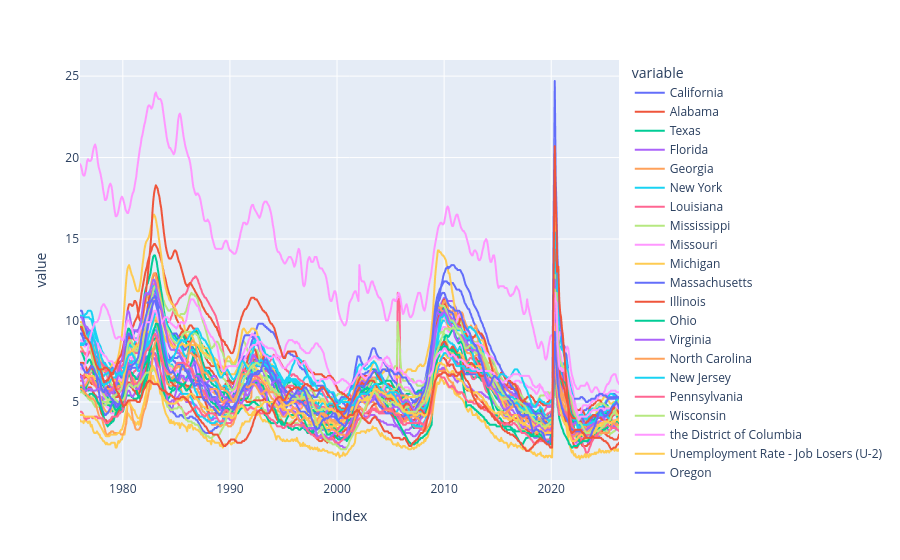

Source (notebook cell):
### Markdown cell above
#### Step 5: Changing the columns names. replacing the IDs for the state's names.

### Code cell
df_unemp1 = df_unemp1.drop(index=["LASMT534266000000003","M0892AUSM156SNBR","M0892BUSM156SNBR","LNS14000036","LNS14000031","LNS14000006","LNS14024887","LNS14027662","LNS14000024","LNS14027660","LNS14027659","LNS14000003","LNS14000009","LNS14000002","LNS14000012","LNS14000001","LNS14000060","LNS14000032","UNRATE"])
id_to_state = df_unemp1["title"].str.replace("Unemployment Rate in ","").to_dict()
uemp_states.columns = [id_to_state[c] for c in uemp_states.columns]
px.line(uemp_states)

### Figure 1 — Plotly figure (JSON) as saved in the notebook; plotly's stock layout.template omitted (floating-point values rounded to 4 significant figures; data arrays with more than 128 entries replaced by an {"elided": "..."} marker saying what was removed)
{"data": [{"hovertemplate": "variable=California<br>index=%{x}<br>value=%{y}<extra></extra>", "legendgroup": "California", "line": {"color": "#636efa", "dash": "solid"}, "marker": {"symbol": "circle"}, "mode": "lines", "name": "California", "showlegend": true, "type": "scattergl", "x": {"elided": "602 str values"}, "xaxis": "x", "y": {"elided": "602 float values"}, "yaxis": "y"}, {"hovertemplate": "variable=Alabama<br>index=%{x}<br>value=%{y}<extra></extra>", "legendgroup": "Alabama", "line": {"color": "#EF553B", "dash": "solid"}, "marker": {"symbol": "circle"}, "mode": "lines", "name": "Alabama", "showlegend": true, "type": "scattergl", "x": {"elided": "602 str values"}, "xaxis": "x", "y": {"elided": "602 float values"}, "yaxis": "y"}, {"hovertemplate": "variable=Texas<br>index=%{x}<br>value=%{y}<extra></extra>", "legendgroup": "Texas", "line": {"color": "#00cc96", "dash": "solid"}, "marker": {"symbol": "circle"}, "mode": "lines", "name": "Texas", "showlegend": true, "type": "scattergl", "x": {"elided": "602 str values"}, "xaxis": "x", "y": {"elided": "602 float values"}, "yaxis": "y"}, {"hovertemplate": "variable=Florida<br>index=%{x}<br>value=%{y}<extra></extra>", "legendgroup": "Florida", "line": {"color": "#ab63fa", "dash": "solid"}, "marker": {"symbol": "circle"}, "mode": "lines", "name": "Florida", "showlegend": true, "type": "scattergl", "x": {"elided": "602 str values"}, "xaxis": "x", "y": {"elided": "602 float values"}, "yaxis": "y"}, {"hovertemplate": "variable=Georgia<br>index=%{x}<br>value=%{y}<extra></extra>", "legendgroup": "Georgia", "line": {"color": "#FFA15A", "dash": "solid"}, "marker": {"symbol": "circle"}, "mode": "lines", "name": "Georgia", "showlegend": true, "type": "scattergl", "x": {"elided": "602 str values"}, "xaxis": "x", "y": {"elided": "602 float values"}, "yaxis": "y"}, {"hovertemplate": "variable=New York<br>index=%{x}<br>value=%{y}<extra></extra>", "legendgroup": "New York", "line": {"color": "#19d3f3", "dash": "solid"}, "marker": {"symbol": "circle"}, "mode": "lines", "name": "New York", "showlegend": true, "type": "scattergl", "x": {"elided": "602 str values"}, "xaxis": "x", "y": {"elided": "602 float values"}, "yaxis": "y"}, {"hovertemplate": "variable=Louisiana<br>index=%{x}<br>value=%{y}<extra></extra>", "legendgroup": "Louisiana", "line": {"color": "#FF6692", "dash": "solid"}, "marker": {"symbol": "circle"}, "mode": "lines", "name": "Louisiana", "showlegend": true, "type": "scattergl", "x": {"elided": "602 str values"}, "xaxis": "x", "y": {"elided": "602 float values"}, "yaxis": "y"}, {"hovertemplate": "variable=Mississippi<br>index=%{x}<br>value=%{y}<extra></extra>", "legendgroup": "Mississippi", "line": {"color": "#B6E880", "dash": "solid"}, "marker": {"symbol": "circle"}, "mode": "lines", "name": "Mississippi", "showlegend": true, "type": "scattergl", "x": {"elided": "602 str values"}, "xaxis": "x", "y": {"elided": "602 float values"}, "yaxis": "y"}, {"hovertemplate": "variable=Missouri<br>index=%{x}<br>value=%{y}<extra></extra>", "legendgroup": "Missouri", "line": {"color": "#FF97FF", "dash": "solid"}, "marker": {"symbol": "circle"}, "mode": "lines", "name": "Missouri", "showlegend": true, "type": "scattergl", "x": {"elided": "602 str values"}, "xaxis": "x", "y": {"elided": "602 float values"}, "yaxis": "y"}, {"hovertemplate": "variable=Michigan<br>index=%{x}<br>value=%{y}<extra></extra>", "legendgroup": "Michigan", "line": {"color": "#FECB52", "dash": "solid"}, "marker": {"symbol": "circle"}, "mode": "lines", "name": "Michigan", "showlegend": true, "type": "scattergl", "x": {"elided": "602 str values"}, "xaxis": "x", "y": {"elided": "602 float values"}, "yaxis": "y"}, {"hovertemplate": "variable=Massachusetts<br>index=%{x}<br>value=%{y}<extra></extra>", "legendgroup": "Massachusetts", "line": {"color": "#636efa", "dash": "solid"}, "marker": {"symbol": "circle"}, "mode": "lines", "name": "Massachusetts", "showlegend": true, "type": "scattergl", "x": {"elided": "602 str values"}, "xaxis": "x", "y": {"elided": "602 float values"}, "yaxis": "y"}, {"hovertemplate": "variable=Illinois<br>index=%{x}<br>value=%{y}<extra></extra>", "legendgroup": "Illinois", "line": {"color": "#EF553B", "dash": "solid"}, "marker": {"symbol": "circle"}, "mode": "lines", "name": "Illinois", "showlegend": true, "type": "scattergl", "x": {"elided": "602 str values"}, "xaxis": "x", "y": {"elided": "602 float values"}, "yaxis": "y"}, {"hovertemplate": "variable=Ohio<br>index=%{x}<br>value=%{y}<extra></extra>", "legendgroup": "Ohio", "line": {"color": "#00cc96", "dash": "solid"}, "marker": {"symbol": "circle"}, "mode": "lines", "name": "Ohio", "showlegend": true, "type": "scattergl", "x": {"elided": "602 str values"}, "xaxis": "x", "y": {"elided": "602 float values"}, "yaxis": "y"}, {"hovertemplate": "variable=Virginia<br>index=%{x}<br>value=%{y}<extra></extra>", "legendgroup": "Virginia", "line": {"color": "#ab63fa", "dash": "solid"}, "marker": {"symbol": "circle"}, "mode": "lines", "name": "Virginia", "showlegend": true, "type": "scattergl", "x": {"elided": "602 str values"}, "xaxis": "x", "y": {"elided": "602 float values"}, "yaxis": "y"}, {"hovertemplate": "variable=North Carolina<br>index=%{x}<br>value=%{y}<extra></extra>", "legendgroup": "North Carolina", "line": {"color": "#FFA15A", "dash": "solid"}, "marker": {"symbol": "circle"}, "mode": "lines", "name": "North Carolina", "showlegend": true, "type": "scattergl", "x": {"elided": "602 str values"}, "xaxis": "x", "y": {"elided": "602 float values"}, "yaxis": "y"}, {"hovertemplate": "variable=New Jersey<br>index=%{x}<br>value=%{y}<extra></extra>", "legendgroup": "New Jersey", "line": {"color": "#19d3f3", "dash": "solid"}, "marker": {"symbol": "circle"}, "mode": "lines", "name": "New Jersey", "showlegend": true, "type": "scattergl", "x": {"elided": "602 str values"}, "xaxis": "x", "y": {"elided": "602 float values"}, "yaxis": "y"}, {"hovertemplate": "variable=Pennsylvania<br>index=%{x}<br>value=%{y}<extra></extra>", "legendgroup": "Pennsylvania", "line": {"color": "#FF6692", "dash": "solid"}, "marker": {"symbol": "circle"}, "mode": "lines", "name": "Pennsylvania", "showlegend": true, "type": "scattergl", "x": {"elided": "602 str values"}, "xaxis": "x", "y": {"elided": "602 float values"}, "yaxis": "y"}, {"hovertemplate": "variable=Wisconsin<br>index=%{x}<br>value=%{y}<extra></extra>", "legendgroup": "Wisconsin", "line": {"color": "#B6E880", "dash": "solid"}, "marker": {"symbol": "circle"}, "mode": "lines", "name": "Wisconsin", "showlegend": true, "type": "scattergl", "x": {"elided": "602 str values"}, "xaxis": "x", "y": {"elided": "602 float values"}, "yaxis": "y"}, {"hovertemplate": "variable=the District of Columbia<br>index=%{x}<br>value=%{y}<extra></extra>", "legendgroup": "the District of Columbia", "line": {"color": "#FF97FF", "dash": "solid"}, "marker": {"symbol": "circle"}, "mode": "lines", "name": "the District of Columbia", "showlegend": true, "type": "scattergl", "x": {"elided": "602 str values"}, "xaxis": "x", "y": {"elided": "602 float values"}, "yaxis": "y"}, {"hovertemplate": "variable=Unemployment Rate - Job Losers (U-2)<br>index=%{x}<br>value=%{y}<extra></extra>", "legendgroup": "Unemployment Rate - Job Losers (U-2)", "line": {"color": "#FECB52", "dash": "solid"}, "marker": {"symbol": "circle"}, "mode": "lines", "name": "Unemployment Rate - Job Losers (U-2)", "showlegend": true, "type": "scattergl", "x": {"elided": "602 str values"}, "xaxis": "x", "y": {"elided": "602 float values"}, "yaxis": "y"}, {"hovertemplate": "variable=Oregon<br>index=%{x}<br>value=%{y}<extra></extra>", "legendgroup": "Oregon", "line": {"color": "#636efa", "dash": "solid"}, "marker": {"symbol": "circle"}, "mode": "lines", "name": "Oregon", "showlegend": true, "type": "scattergl", "x": {"elided": "602 str values"}, "xaxis": "x", "y": {"elided": "602 float values"}, "yaxis": "y"}, {"hovertemplate": "variable=Minnesota<br>index=%{x}<br>value=%{y}<extra></extra>", "legendgroup": "Minnesota", "line": {"color": "#EF553B", "dash": "solid"}, "marker": {"symbol": "circle"}, "mode": "lines", "name": "Minnesota", "showlegend": true, "type": "scattergl", "x": {"elided": "602 str values"}, "xaxis": "x", "y": {"elided": "602 float values"}, "yaxis": "y"}, {"hovertemplate": "variable=Colorado<br>index=%{x}<br>value=%{y}<extra></extra>", "legendgroup": "Colorado", "line": {"color": "#00cc96", "dash": "solid"}, "marker": {"symbol": "circle"}, "mode": "lines", "name": "Colorado", "showlegend": true, "type": "scattergl", "x": {"elided": "602 str values"}, "xaxis": "x", "y": {"elided": "602 float values"}, "yaxis": "y"}, {"hovertemplate": "variable=Arizona<br>index=%{x}<br>value=%{y}<extra></extra>", "legendgroup": "Arizona", "line": {"color": "#ab63fa", "dash": "solid"}, "marker": {"symbol": "circle"}, "mode": "lines", "name": "Arizona", "showlegend": true, "type": "scattergl", "x": {"elided": "602 str values"}, "xaxis": "x", "y": {"elided": "602 float values"}, "yaxis": "y"}, {"hovertemplate": "variable=Tennessee<br>index=%{x}<br>value=%{y}<extra></extra>", "legendgroup": "Tennessee", "line": {"color": "#FFA15A", "dash": "solid"}, "marker": {"symbol": "circle"}, "mode": "lines", "name": "Tennessee", "showlegend": true, "type": "scattergl", "x": {"elided": "602 str values"}, "xaxis": "x", "y": {"elided": "602 float values"}, "yaxis": "y"}, {"hovertemplate": "variable=Washington<br>index=%{x}<br>value=%{y}<extra></extra>", "legendgroup": "Washington", "line": {"color": "#19d3f3", "dash": "solid"}, "marker": {"symbol": "circle"}, "mode": "lines", "name": "Washington", "showlegend": true, "type": "scattergl", "x": {"elided": "602 str values"}, "xaxis": "x", "y": {"elided": "602 float values"}, "yaxis": "y"}, {"hovertemplate": "variable=Maryland<br>index=%{x}<br>value=%{y}<extra></extra>", "legendgroup": "Maryland", "line": {"color": "#FF6692", "dash": "solid"}, "marker": {"symbol": "circle"}, "mode": "lines", "name": "Maryland", "showlegend": true, "type": "scattergl", "x": {"elided": "602 str values"}, "xaxis": "x", "y": {"elided": "602 float values"}, "yaxis": "y"}, {"hovertemplate": "variable=Kentucky<br>index=%{x}<br>value=%{y}<extra></extra>", "legendgroup": "Kentucky", "line": {"color": "#B6E880", "dash": "solid"}, "marker": {"symbol": "circle"}, "mode": "lines", "name": "Kentucky", "showlegend": true, "type": "scattergl", "x": {"elided": "602 str values"}, "xaxis": "x", "y": {"elided": "602 float values"}, "yaxis": "y"}, {"hovertemplate": "variable=Puerto Rico<br>index=%{x}<br>value=%{y}<extra></extra>", "legendgroup": "Puerto Rico", "line": {"color": "#FF97FF", "dash": "solid"}, "marker": {"symbol": "circle"}, "mode": "lines", "name": "Puerto Rico", "showlegend": true, "type": "scattergl", "x": {"elided": "602 str values"}, "xaxis": "x", "y": {"elided": "602 float values"}, "yaxis": "y"}, {"hovertemplate": "variable=Arkansas<br>index=%{x}<br>value=%{y}<extra></extra>", "legendgroup": "Arkansas", "line": {"color": "#FECB52", "dash": "solid"}, "marker": {"symbol": "circle"}, "mode": "lines", "name": "Arkansas", "showlegend": true, "type": "scattergl", "x": {"elided": "602 str values"}, "xaxis": "x", "y": {"elided": "602 float values"}, "yaxis": "y"}, {"hovertemplate": "variable=Nevada<br>index=%{x}<br>value=%{y}<extra></extra>", "legendgroup": "Nevada", "line": {"color": "#636efa", "dash": "solid"}, "marker": {"symbol": "circle"}, "mode": "lines", "name": "Nevada", "showlegend": true, "type": "scattergl", "x": {"elided": "602 str values"}, "xaxis": "x", "y": {"elided": "602 float values"}, "yaxis": "y"}, {"hovertemplate": "variable=West Virginia<br>index=%{x}<br>value=%{y}<extra></extra>", "legendgroup": "West Virginia", "line": {"color": "#EF553B", "dash": "solid"}, "marker": {"symbol": "circle"}, "mode": "lines", "name": "West Virginia", "showlegend": true, "type": "scattergl", "x": {"elided": "602 str values"}, "xaxis": "x", "y": {"elided": "602 float values"}, "yaxis": "y"}, {"hovertemplate": "variable=Utah<br>index=%{x}<br>value=%{y}<extra></extra>", "legendgroup": "Utah", "line": {"color": "#00cc96", "dash": "solid"}, "marker": {"symbol": "circle"}, "mode": "lines", "name": "Utah", "showlegend": true, "type": "scattergl", "x": {"elided": "602 str values"}, "xaxis": "x", "y": {"elided": "602 float values"}, "yaxis": "y"}, {"hovertemplate": "variable=Indiana<br>index=%{x}<br>value=%{y}<extra></extra>", "legendgroup": "Indiana", "line": {"color": "#ab63fa", "dash": "solid"}, "marker": {"symbol": "circle"}, "mode": "lines", "name": "Indiana", "showlegend": true, "type": "scattergl", "x": {"elided": "602 str values"}, "xaxis": "x", "y": {"elided": "602 float values"}, "yaxis": "y"}, {"hovertemplate": "variable=Oklahoma<br>index=%{x}<br>value=%{y}<extra></extra>", "legendgroup": "Oklahoma", "line": {"color": "#FFA15A", "dash": "solid"}, "marker": {"symbol": "circle"}, "mode": "lines", "name": "Oklahoma", "showlegend": true, "type": "scattergl", "x": {"elided": "602 str values"}, "xaxis": "x", "y": {"elided": "602 float values"}, "yaxis": "y"}, {"hovertemplate": "variable=New Mexico<br>index=%{x}<br>value=%{y}<extra></extra>", "legendgroup": "New Mexico", "line": {"color": "#19d3f3", "dash": "solid"}, "marker": {"symbol": "circle"}, "mode": "lines", "name": "New Mexico", "showlegend": true, "type": "scattergl", "x": {"elided": "602 str values"}, "xaxis": "x", "y": {"elided": "602 float values"}, "yaxis": "y"}, {"hovertemplate": "variable=Iowa<br>index=%{x}<br>value=%{y}<extra></extra>", "legendgroup": "Iowa", "line": {"color": "#FF6692", "dash": "solid"}, "marker": {"symbol": "circle"}, "mode": "lines", "name": "Iowa", "showlegend": true, "type": "scattergl", "x": {"elided": "602 str values"}, "xaxis": "x", "y": {"elided": "602 float values"}, "yaxis": "y"}, {"hovertemplate": "variable=Connecticut<br>index=%{x}<br>value=%{y}<extra></extra>", "legendgroup": "Connecticut", "line": {"color": "#B6E880", "dash": "solid"}, "marker": {"symbol": "circle"}, "mode": "lines", "name": "Connecticut", "showlegend": true, "type": "scattergl", "x": {"elided": "602 str values"}, "xaxis": "x", "y": {"elided": "602 float values"}, "yaxis": "y"}, {"hovertemplate": "variable=Alaska<br>index=%{x}<br>value=%{y}<extra></extra>", "legendgroup": "Alaska", "line": {"color": "#FF97FF", "dash": "solid"}, "marker": {"symbol": "circle"}, "mode": "lines", "name": "Alaska", "showlegend": true, "type": "scattergl", "x": {"elided": "602 str values"}, "xaxis": "x", "y": {"elided": "602 float values"}, "yaxis": "y"}, {"hovertemplate": "variable=Kansas<br>index=%{x}<br>value=%{y}<extra></extra>", "legendgroup": "Kansas", "line": {"color": "#FECB52", "dash": "solid"}, "marker": {"symbol": "circle"}, "mode": "lines", "name": "Kansas", "showlegend": true, "type": "scattergl", "x": {"elided": "602 str values"}, "xaxis": "x", "y": {"elided": "602 float values"}, "yaxis": "y"}, {"hovertemplate": "variable=South Carolina<br>index=%{x}<br>value=%{y}<extra></extra>", "legendgroup": "South Carolina", "line": {"color": "#636efa", "dash": "solid"}, "marker": {"symbol": "circle"}, "mode": "lines", "name": "South Carolina", "showlegend": true, "type": "scattergl", "x": {"elided": "602 str values"}, "xaxis": "x", "y": {"elided": "602 float values"}, "yaxis": "y"}, {"hovertemplate": "variable=Hawaii<br>index=%{x}<br>value=%{y}<extra></extra>", "legendgroup": "Hawaii", "line": {"color": "#EF553B", "dash": "solid"}, "marker": {"symbol": "circle"}, "mode": "lines", "name": "Hawaii", "showlegend": true, "type": "scattergl", "x": {"elided": "602 str values"}, "xaxis": "x", "y": {"elided": "602 float values"}, "yaxis": "y"}], "layout": {"legend": {"title": {"text": "variable"}, "tracegroupgap": 0}, "margin": {"t": 60}, "xaxis": {"anchor": "y", "domain": [0, 1], "title": {"text": "index"}}, "yaxis": {"anchor": "x", "domain": [0, 1], "title": {"text": "value"}}}}
